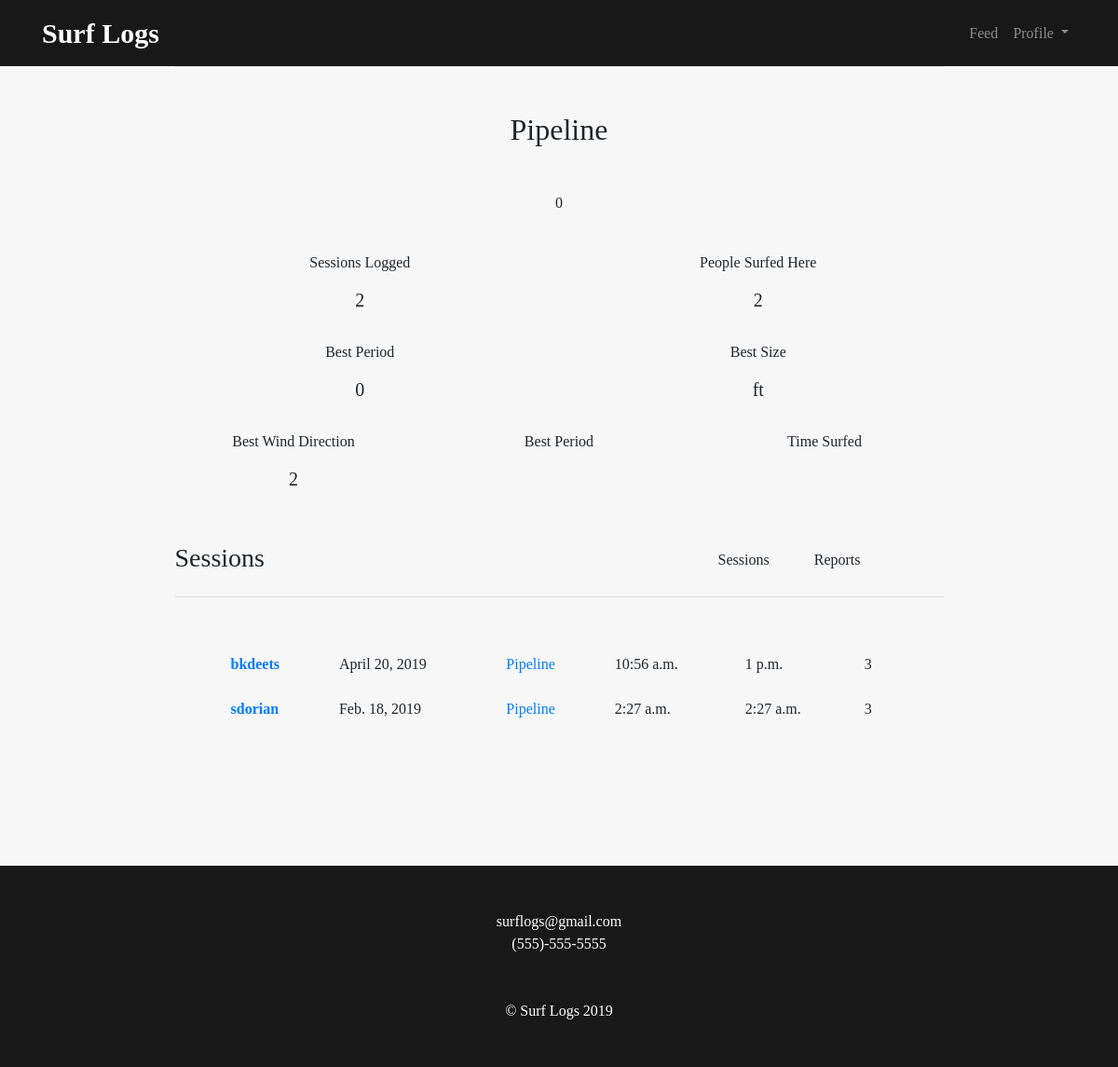
The page /Pipeline/spot (signed in) on the database its author committed.
### logs/models.py (models this page shows, shortened)
class Spot(models.Model):
    name =                  models.CharField(max_length=200, primary_key=True)
    ideal_tide =            models.CharField(max_length=200)
    ideal_wind_dir =        models.CharField(max_length=200)
    ideal_swell_dir	=       models.CharField(max_length=200)
    ideal_swell_height =    models.IntegerField(default=0)
    ideal_swell_period =    models.IntegerField(default=0)
    type =                  models.CharField(max_length=200)
    location =              models.CharField(max_length=200)
    description =           models.TextField(max_length=1000)
    def __str__(self):
        return self.name

class Session(models.Model):
    session_id =     models.AutoField(primary_key=True)
    date =           models.DateTimeField('session date')
    start_time =     models.TimeField('start time')
    end_time = 	     models.TimeField('end time')
    wave_data =      models.ForeignKey(Wave_Data, on_delete=models.CASCADE)
    spot =           models.ForeignKey(Spot, on_delete=models.CASCADE, default=0)
    user =           models.ForeignKey(User, on_delete=models.CASCADE)
    notes =          models.TextField(max_length=500, blank=True)
    waves_caught = 	 models.IntegerField(default=0)
    rating =         models.IntegerField(default=0)

### logs/views.py (the view)
# urls.py: path('<str:spot_name>/spot', views.spot_view, name='spot_view'),
def spot_view(request, spot_name="default"):
    if request.user and request.user.username != '':
        user = request.user
    else:
        user = None
    spot = Spot.objects.filter(name=spot_name)[0]
    sessions = Session.objects.filter(spot=spot)[::-1]
    print(spot_name)
    print(spot)
    context = {
        'spot' : spot,
        'sessions' : sessions,
        'numSessions' : len(sessions),
        'numSurfers' : len(sessions), #Opportunity to have an SQL
        'user' : user
    }
    return render(request, 'logs/spot_view.html', context)

### logs/templates/logs/spot_view.html (shortened to what this page needs)
{% extends 'base.html' %}
{% load static %}
{% block content %}
<div class="row">
    <div class="col-md-12 text-center">
        <h2> {{ spot.name }} </h2>
        <br>
        <p> {{ spot.type }} <p>
        <p> {{ spot.description }} </p>
    </div>
</div>
<br>
<div>
    <div class="row mb-4">
        <div class="col-md-6 text-center">
            <p> Sessions Logged</p>
            <h5>{{ numSessions }}</h5>
        </div>
        <div class="col-md-6 text-center">
            <p> People Surfed Here</p>
            <h5>{{ numSurfers }}</h5>
        </div>
    </div>
    <div class="row mb-4">
        <div class="col-md-6 text-center">
            <p> Best Period </p>
            <h5> {{ spot.ideal_swell_period }} </h5>
        </div>
        <div class="col-md-6 text-center">
            <p> Best Size </p>
            <h5> {{ ideal_swell_height }} ft</h5>
        </div>
    </div>
    <div class="row mb-4">
        <div class="col-md-4 text-center">
            <p> Best Wind Direction </p>
            <h5>{{numSessions}}</h5>
        </div>
        <div class="col-md-4 text-center">
            <p> Best Period </p>
        </div>
        <div class="col-md-4 text-center">
            <p> Time Surfed </p>
        </div>
    </div>
</div>
<br>
<div class="row">
    <div class="col-md-8">
        <h3 id="lower_header"> Sessions <h3>
    </div>
    <div class="col-lg-1 mr-3">
        <button class="btn" id="session_filter" onclick="filter_click('session')">Sessions</button>
    </div>
    <div class="col-lg-1 ml-3">
        <button class="btn" id="report_filter" onclick="filter_click('report')">Reports</button>
    </div>
</div>
<hr>
<div id="session_table" class="m-5">
    {% include "logs/session_list.html" %}
</div>
{% endblock %}

### logs/templates/logs/session_list.html (shortened to what this page needs)
{% load static %}
{% block content %}
<table class="table table-borderless table-hover">
  <tbody>
    {% for session in sessions %}
    <tr class='clickable-row' data-href="{% url 'logs:detail' session.session_id %}">
      <th scope="row"><a href="{% url 'logs:user_summary' session.user.username %}">{{ session.user.username }}</a></th>
      <td>{{ session.date.date }}</td>
      <td><a href="{% url 'logs:spot_view' session.spot.name %}">{{ session.spot.name }}</a></td>
      <td>{{ session.start_time }}</td>
      <td>{{ session.end_time }}</td>
      <td>{{ session.rating }}</td>
    </tr>
    {% endfor %}
  </tbody>
</table>
{% endblock %}

### logs/static/logs/surfLogs.css (style rules this page uses)
.text-center { text-align: center; }

### rows shown on the page
Spot: name "Pipeline", description "0", ideal_swell_period "0"
Session: user.username "bkdeets", date "April 20, 2019", spot.name "Pipeline", start_time "10:56 a.m.", end_time "1 p.m.", rating "3"
Session: user.username "sdorian", date "Feb. 18, 2019", spot.name "Pipeline", start_time "2:27 a.m.", end_time "2:27 a.m.", rating "3"

### other values the page prints
{{ numSessions }} "2"
{{ numSurfers }} "2"
